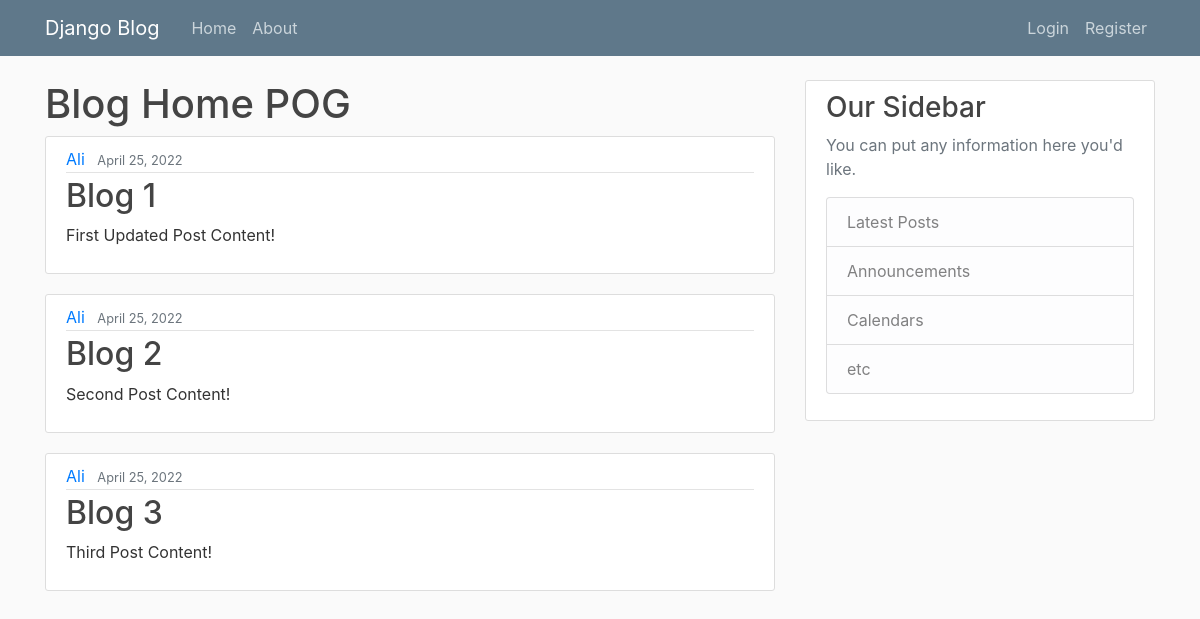
The page / on the database its author committed.
### blog/models.py (models this page shows, shortened)
class Post(models.Model):
    title = models.CharField(max_length=100)
    content = models.TextField()
    date_posted = models.DateTimeField(default=timezone.now)
    author = models.ForeignKey(User, on_delete=models.CASCADE)

### blog/views.py (the view)
# urls.py: path('', views.home, name='blog-home'),
def home(request):
    context = {
        'posts': Post.objects.all()
    }
    return render(request, 'blog/home.html', context)

### blog/templates/blog/home.html
{% extends "blog/base.html" %}
{% block content %}
    <h1>Blog Home POG</h1>
    {% for post in posts %}
        <article class="media content-section">
            <div class="media-body">
            <div class="article-metadata">
                <a class="mr-2" href="#">{{ post.author }}</a>
                <small class="text-muted">{{ post.date_posted|date:"F d, Y" }}</small>
            </div>
            <h2><a class="article-title" href="#">{{ post.title }}</a></h2>
            <p class="article-content">{{ post.content }}</p>
            </div>
        </article>
    {% endfor %}
{% endblock content %}

### blog/static/blog/main.css (style rules this page uses)
body { background: #fafafa; color: #333333; margin-top: 5rem; }
h1, h2, h3, h4, h5, h6 { color: #444444; }
.content-section { background: #ffffff; padding: 10px 20px; border: 1px solid #dddddd; border-radius: 3px; margin-bottom: 20px; }
.article-title { color: #444444; }
.article-content { white-space: pre-line; }
.article-metadata { padding-bottom: 1px; margin-bottom: 4px; border-bottom: 1px solid #e3e3e3 }

### rows shown on the page
Post: author "Ali", date_posted "April 25, 2022", title "Blog 1", content "First Updated Post Content!"
Post: author "Ali", date_posted "April 25, 2022", title "Blog 2", content "Second Post Content!"
Post: author "Ali", date_posted "April 25, 2022", title "Blog 3", content "Third Post Content!"
